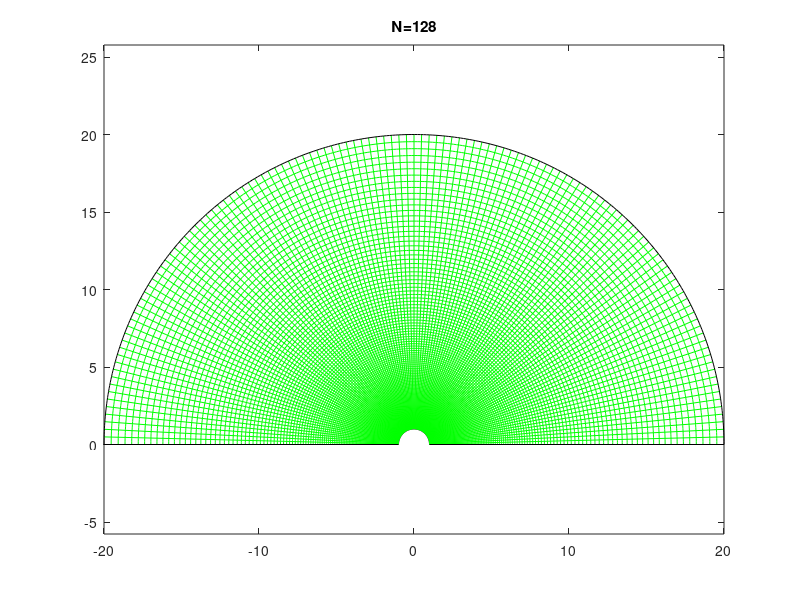

Recreate this plot in MATLAB. (Note: this script raises an error after producing the figure.)
clear; clc; close all; t = cputime;

% step 1: set N_max, which must be a number power of 2, but large than 4
% step 2: run the program

% PARAMETERS
%============================Intitail Setup===============================%
Nmax =128;
%
N=Nmax;R0=1;R1=20;ds=1/N; 
theta0=0;theta1=pi;
p_inf=0;U_inf=1;rho=1;
Q=0.5*rho*U_inf^2;Cl=1;
%
% GRID GENERATE
%============================Global Domain================================%

figure(1)
ang = 0:0.01:pi;

for i=1:N+1
    s=(i-1)*ds; r=R0*(R1/R0)^s;
    x=0;dx = r*cos(ang);
    y=0;dy = r*sin(ang);
        
    if i==1 || i==N+1
        %plot out the hangar and farfield boundary  
        plot(x+dx,y+dy,'k');hold on
    else
        %plot out the semi-circles per r+dr  
        plot(x+dx,y+dy,'g');hold on
    end
    
    if i<=N
        %plot out the radial lines per theta+dtheta
        x0 = R0*cos(((i-1)/N)*pi);
        y0 = R0*sin(((i-1)/N)*pi);
        x1 = R1*cos(((i-1)/N)*pi);
        y1 = R1*sin(((i-1)/N)*pi);
        plot([x0 x1],[y0 y1],'g');hold on
    else
        %plot out the ground boundary
        plot([R0 R1],[y y],'k');hold on
        plot([-R0 -R1],[y y],'k');hold on
        axis equal tight
        title(['N=' num2str(N)])
    end
end

%
% SOLVING THE GOVERNING EQUATION    
%=========================MultiGrid Method V Cycle========================%

for n = 3:log2(Nmax)
    N=2^n; V=0; 
    % ======================== Restriction ============================== %
    while 1
        V=V+1; L=0;
        while N~=4
            % Parameters
            if L~=0; N=N/2;end
            L = L+1; %N= 2^n; %L:Level; N:Grid point
            d_s = 1/N; dtheta = (theta1-theta0)/N;
            C1 = (log(20)*d_s)^-2; C2 = dtheta^-2;  
        
            % Initialize the Psi matrix
            if L==1 && V==1
                Psi_h{L} = build_up_psi(N,d_s,dtheta,R0,R1,U_inf);
                fh = zeros(N+1,N+1); f{1} = fh;
            elseif L == 1
                Psi_h{L} =  Psi{V-1}; 
            else
                Psi_h{L} = zeros(N+1,N+1);
            end
   
            % smooth the Psi
            Psi_s{L} = smoothing(Psi_h{L},C1,C2,N,f{L});

            % Calculate the residual 
            r_h{L} = residual(Psi_s{L},C1,C2,N,f{L});

            % Restrcit to the next level
            fH = restriction(r_h{L},N);
            f{L+1} = fH;
        end

    % ======================== Prolongation ============================= %

        while L>=2   
            N = N*2;
            d_s = 1/N; dtheta = (theta1-theta0)/N;
            C1 = (log(20)*d_s)^-2; C2 = dtheta^-2;
            Psi_s{L-1} = Psi_s{L-1} + prolongation(Psi_s{L},N/2);  
            Psi_s{L-1} = smoothing(Psi_s{L-1},C1,C2,N,f{L-1});
            L = L-1;
        end

    % =================== Residual for a completed V cycle ============== %

        Psi{V} = Psi_s{L}; % store the updated Psi_s to the nth V cycle
        tol = 1E-18*ones(N+1,N+1);
        normL1(V) = sum(sum(abs(r_h{L})))/(N+1)^2;
                
    % ======================= Define the Work Unit ====================== %

        WU = 0; L = log2(N);
        for nlevl = 1:L   
            WU = WU + 4*2^(-(nlevl-1));
        end
        WU(n-2)=WU;

    % ================= Decide when to cut off the V-cycle ===============%
        if V == 20; break; end

    end

% POST PROCESSES
% =================== calculate the Pressure Coefficient ================ %
for i=1:N+1

    % Build up x,y matrix for ploting
    ds=1/Nmax; dtheta=pi/Nmax; s=(i-1)*ds;
    for j=1:N+1
        r=R0*(R1/R0)^s;
        x(j,i)=r*cos(theta0+(j-1)*dtheta);
        y(j,i)=r*sin(theta0+(j-1)*dtheta);       
    end
    
    % Calculate Coefficient of Pressure
    C1 = (log(20)*(20)^(2*ds))^-1; C2 = (log(20)*(20)^ds)^-1;
    V_theta = -(-C1*Psi_s{1}(i,3)+C2*4*Psi_s{1}(i,2)-3*Psi_s{1}(i,1))/(2*ds);
    p=p_inf + Q - 0.5*rho*V_theta^2 ;%pressure on the hanger  
    Cp(i)=(p-p_inf)/Q; CP{n-2}=Cp;
end

% =================== calculate the Coefficient of lift ================= %
Cl_new=((2*R0)^-1)*simpson_int(-Cp.*sin(theta0:pi/N:theta1),theta0,theta1,N);
error_Cl(n-2)=abs(Cl_new-Cl)/Cl; Cl=Cl_new;
norm{n-2} = normL1;
end

% Plot the streamlines
figure(1)
contour(x,y,Psi_s{1}); axis equal tight; xlabel('r')
title(['Streamlines for N=' num2str(N)]); 

% Plot the contour
figure(2)
contourf(x,y,Psi_s{1}); axis equal tight; xlabel('r')
title(['Contour of Stream Function for N=' num2str(N)]); colorbar
 
% Plot the error_Cl converges vs. N number
figure(3)
semilogy(2.^(3:n),error_Cl,'-.');grid on;
xlabel('Number of N');ylabel('Error of Cl');
title('Error of Cl vs. Number of N')

% Plot the Pressure Coefficient
figure(4)
x_p=linspace(-R0,R0,N+1); %x_p = x axis for pressure diagram
plot(x_p,Cp,'*');xlabel('location on the hanger');ylabel('Cp');
title('Coefficient of pressure')

% Plot the Norm vs. # of V Cycle
figure(5)
for n=1:n-2
     N = 2^(n+2)+1;
     x_p=linspace(-R0,R0,N); %x_p = x axis for pressure diagram
     Legend{n}=strcat('N=', num2str(2^(n+2)));
     semilogy(WU(n).*(1:V),norm{n},'-');hold on
end
title(['N=' num2str(Nmax)]);xlabel('Work Units');ylabel('||r_h|| L1 norm');
legend(Legend,'Location','NorthEast');hold on

% Plot the Norm vs. # of V Cycle
figure(6)
n=n+2;
for n=1:n-2
     N = 2^(n+2)+1;
     x_p=linspace(-R0,R0,N); %x_p = x axis for pressure diagram
     Legend{n}=strcat('N=', num2str(2^(n+2)));
     semilogy(1:V,norm{n},'-');hold on
end
title(['N=' num2str(Nmax)]);xlabel('Number of V cycle');ylabel('||r_h|| L1 norm');
legend(Legend,'Location','NorthEast');hold on

Cl
runtime = cputime-t








